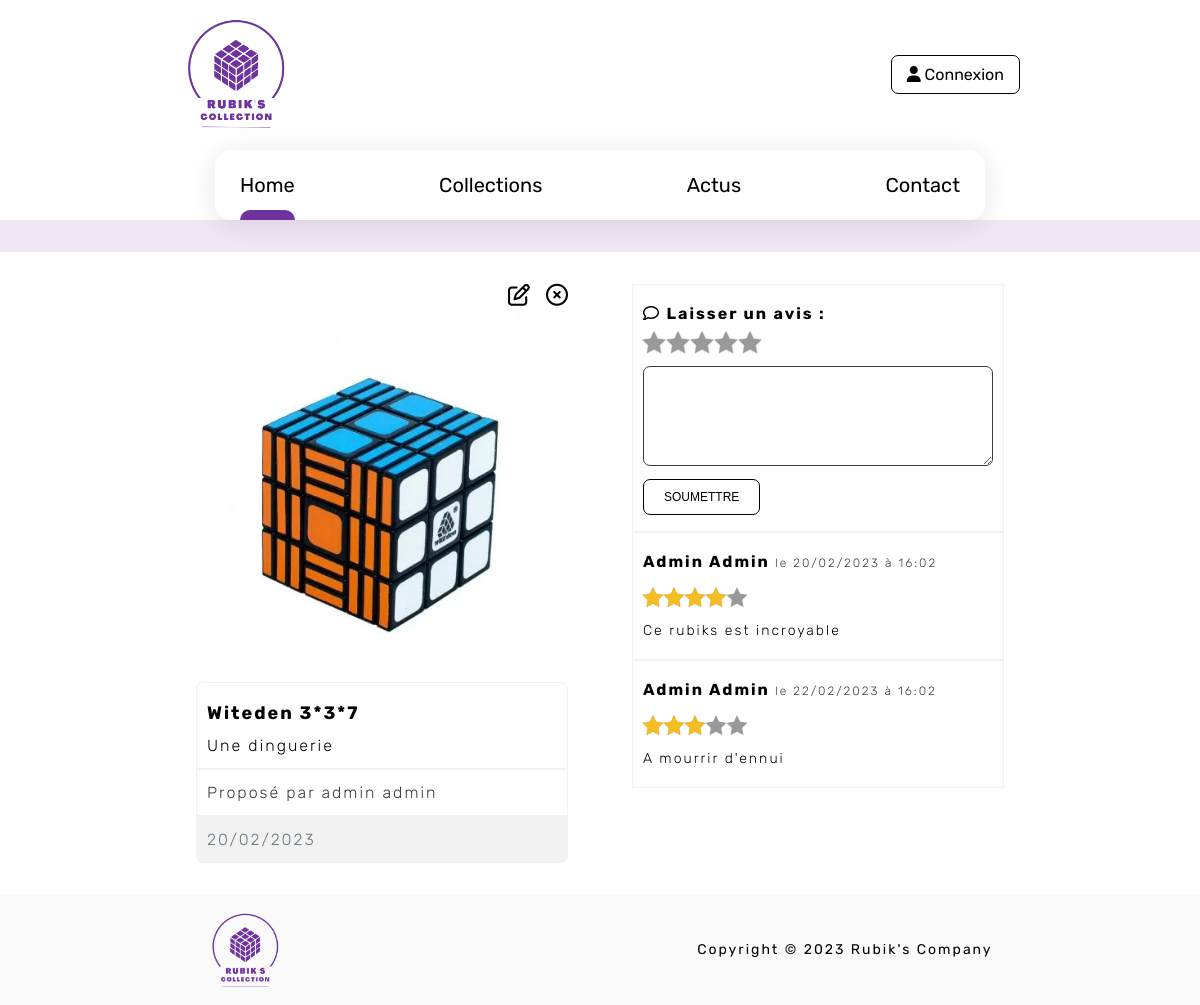
The page /views/show.php?id=2 on the database its author committed.
### tables this page shows
CREATE TABLE `article` (
  `id` int(11) NOT NULL AUTO_INCREMENT,
  `timestamp` timestamp NOT NULL DEFAULT CURRENT_TIMESTAMP,
  `user_id` int(11) NOT NULL,
  `categorie_id` int(11) NOT NULL,
  `title` VARCHAR(255) NOT NULL,
  `image` VARCHAR(255) NOT NULL,
  `description` text NOT NULL,
    PRIMARY KEY (`id`),
  KEY `FK_Article_Categorie` (`categorie_id`),
  KEY `FK_Article_Users` (`user_id`),
  CONSTRAINT `FK_Article_Categorie` FOREIGN KEY (`categorie_id`) REFERENCES `categorie` (`id`),
  CONSTRAINT `FK_Article_Users` FOREIGN KEY (`user_id`) REFERENCES `users` (`id`)
);

CREATE TABLE `users` (
  `id` int(11) NOT NULL AUTO_INCREMENT,
  `timestamp` timestamp NOT NULL DEFAULT CURRENT_TIMESTAMP,
  `niveau` int(11) NOT NULL,
  `nom` VARCHAR(255) NOT NULL,
  `prenom` VARCHAR(255) NOT NULL,
  `mail` VARCHAR(255) NOT NULL,
  `password` VARCHAR(255) NOT NULL,
  PRIMARY KEY (`id`),
  UNIQUE KEY `UN_Utilisateur_mail` (`mail`(255))
);

CREATE TABLE `comment` (
  `id` int(11) NOT NULL AUTO_INCREMENT,
  `comment_text` text NOT NULL,
    `rating` int(11) NOT NULL,
  `user_id` int(11) NOT NULL,
  `article_id` int(11) NOT NULL,
    `timestamp` timestamp NOT NULL DEFAULT CURRENT_TIMESTAMP,
  PRIMARY KEY (`id`),
  KEY `FK_Comment_Article` (`article_id`),
  KEY `FK_Comment_Users` (`user_id`),
  CONSTRAINT `FK_Comment_Article` FOREIGN KEY (`article_id`) REFERENCES `article` (`id`),
  CONSTRAINT `FK_Comment_Users` FOREIGN KEY (`user_id`) REFERENCES `users` (`id`)
);

### api/requete.php (called while the page is built, shortened)
<?php
function fetch_all(string $sql, PDO $bdd)
{
    $stmt = $bdd->prepare($sql);
    $stmt->execute();
    $result = $stmt->fetchAll(PDO::FETCH_ASSOC);
    return $result;
}
function fetch_id(PDO $bdd, string $sql, int $id)
{
    $stmt = $bdd->prepare($sql);
    $stmt->bindValue(':id', $id, PDO::PARAM_INT);
    $stmt->execute();
    $result = $stmt->fetch(PDO::FETCH_ASSOC);
    return $result;
}
function articleById(PDO $bdd, int $id)
{
    $sql = "SELECT a.timestamp, u.nom, u.prenom, a.image, a.title, a.description, a.user_id, c.name
    FROM article AS a
    INNER JOIN categorie AS c
    ON a.categorie_id = c.id
    INNER JOIN users AS u
    ON a.user_id = u.id
    WHERE a.id = :id";
    return fetch_id($bdd, $sql, $id);
}
function commentairesById(PDO $bdd, int $id)
{
    $cond =  "WHERE c.article_id = $id";
    $sql = "SELECT u.nom, u.prenom, c.comment_text, c.rating, c.timestamp
    FROM comment AS c
    INNER JOIN users AS u
    ON u.id = c.user_id
    $cond";
    return fetch_all($sql, $bdd);
}

### views/show.php (the view, shortened to what this page needs)
<?php
require_once 'nav.php';
$id = $_GET['id'];
$articleById = [];
if (preg_match('#^([0-9]+)$#', $id, $matches)) {
    $id = intval($matches[1]);
    $articleById = articleById($bdd, $id);
}
if (!empty($articleById)) {
    $commentaires = commentairesById($bdd, $id);
?>
    <header id="header-collection">
    </header>
    <main>
        <div class="rubiks-container">
            <section id="rubiks">
                <div class="link-group">
                    <a href="./update_post.php?id=<?= $id ?>"><i class="fa-regular fa-pen-to-square"></i></a>
                    <a href="../moteur/destroy_post.php?id=<?= $id ?>"><i class="fa-regular fa-circle-xmark"></i></a>
                </div>
                <div class="card-image"><img src="../public/img/article/<?= $articleById['image'] ?>" alt="Une image de Rubik's cube"></div>
                <p class="title"><strong><?= $articleById['title'] ?></strong><br><?= $articleById['description'] ?></p>
                <p class="card-user">Proposé par <?= $articleById['nom'] . ' ' . $articleById['prenom'] ?></p>
                <p class="date"><?= date("d/m/Y", strtotime($articleById["timestamp"])) ?></p>
            </section>
            <section id="commentaires-container">
                <div class="new-commentaire">
                    <p>
                        <i class="fa-regular fa-comment"></i> Laisser un avis :
                    </p>
                    <form action="../moteur/comment_post.php" method="post">
                        <fieldset class="starability-checkmark">
                            <label for="first-rate1" title="Terrible">1 star</label>
                            <label for="first-rate2" title="Not good">2 stars</label>
                            <label for="first-rate3" title="Average">3 stars</label>
                            <label for="first-rate4" title="Very good">4 stars</label>
                            <label for="first-rate5" title="Amazing">5 stars</label>
                        </fieldset>
                        <div class="form-control">
                            <textarea id="commentaire" name="commentaire"></textarea>
                        </div>
                        <button class="btn">Soumettre</button>
                    </form>
                </div>
                <?php foreach ($commentaires as $commentaire) { ?>
                    <div class="commentaire">
                        <p><?= $commentaire['nom'] . ' ' . $commentaire['prenom'] ?><span> le <?= date("d/m/Y", strtotime($commentaire["timestamp"])) ?> à <?= date("H:m", strtotime($commentaire["timestamp"])) ?></span></p>
                        <p class="starability-result" data-rating="<?= $commentaire['rating'] ?>"></p>
                        <p><?= $commentaire['comment_text'] ?></p>
                    </div>
                <?php } ?>
            </section>
        </div>
    </main>
<?php
} else {
    echo "<h3 style = 'margin-top: 5rem; text-align:center;'>[Erreur 404] Page Not Found</h3>";
}
require_once 'footer.php';
?>

### views/nav.php (shortened to what this page needs)
<?php
require_once('../moteur/dbconfig.php');
require_once('../api/requete.php');
?>
<!DOCTYPE html>
<html lang="en">
<head>
    <link rel="stylesheet" href="../public/libs/css/starability.css">
    <link rel="stylesheet" href="../public/libs/css/all.min.css">
    <link rel="stylesheet" href="../public/css/style.css">
</head>
<body>
    <div class="top-bar">
        <div>
            <img src="../public/img/rubiks_logo.png" alt="">
        </div>
        <?php if (!isset($_SESSION['user_id'])) { ?>
            <a href="./login.php" class="login-btn"><i class="fa fa-user"></i> Connexion</a>
        <?php } else { ?>
            <a href="../moteur/destroy.php" class="login-btn"><i class="fa fa-user"></i> Deconnexion</a>
        <?php } ?>
    </div>
    <nav>
        <ul>
            <li><a href="./index.php">Home</a></li>
            <li><a href="./collections.php">Collections</a></li>
            <li><a href="#">Actus</a></li>
            <li><a href="#">Contact</a></li>
            <span class="js-navbar navbar"></span>
        </ul>
    </nav>

### views/footer.php (shortened to what this page needs)
<footer>
    <img src="../public/img/rubiks_logo-removebg.png" alt="Logo de rubiks">
    <p>Copyright &#169; 2023 Rubik's Company</p>
</footer>
</body>
</html>

### public/libs/css/starability.css (style rules this page uses)
.starability-result { position: relative; width: 150px; height: 30px; font-size: 0.1em; color: transparent; }
.starability-result:after { content: " "; position: absolute; left: 0; height: 30px; background-position: 0 -30px; }
.starability-result[data-rating="4"]::after { width: 120px; }
.starability-result[data-rating="3"]::after { width: 90px; }
.starability-checkmark { display: block; position: relative; width: 150px; min-height: 60px; padding: 0; border: none; }
.starability-checkmark > input:checked ~ label, .starability-checkmark > input:focus ~ label { background-position: 0 0; }
.starability-checkmark > label { position: relative; display: inline-block; float: left; width: 30px; height: 30px; font-size: 0.1em; color: transparent; cursor: pointer; background-repeat: no-repeat; background-position: 0 -30px; }
.starability-checkmark > label::before { content: ""; position: absolute; display: block; height: 30px; background-position: 0 30px; pointer-events: none; opacity: 0; }
.starability-checkmark > label:nth-of-type(5)::before { width: 120px; left: -120px; }
.starability-checkmark > label:nth-of-type(4)::before { width: 90px; left: -90px; }
.starability-checkmark > label:nth-of-type(3)::before { width: 60px; left: -60px; }
.starability-checkmark > label:nth-of-type(2)::before { width: 30px; left: -30px; }
.starability-checkmark > label:nth-of-type(1)::before { width: 0px; left: 0px; }
.starability-checkmark > label { z-index: 2; }
.starability-checkmark > label::after { content: " "; position: absolute; opacity: 0; width: 30px; height: 30px; background-repeat: no-repeat; }
.starability-checkmark > label:nth-of-type(5)::after { right: -45px; }
.starability-checkmark > label:nth-of-type(4)::after { right: -75px; }
.starability-checkmark > label:nth-of-type(3)::after { right: -105px; }
.starability-checkmark > label:nth-of-type(2)::after { right: -135px; }
.starability-checkmark > label:nth-of-type(1)::after { right: -165px; }

### rows shown on the page
article: image (picture), title "Witeden 3*3*7", description "Une dinguerie", user.nom "admin", user.prenom "admin", timestamp "20/02/2023"
comment: user.nom "Admin", user.prenom "Admin", timestamp "20/02/2023", timestamp "16:02", comment_text "Ce rubiks est incroyable"
comment: user.nom "Admin", user.prenom "Admin", timestamp "22/02/2023", timestamp "16:02", comment_text "A mourrir d'ennui"
